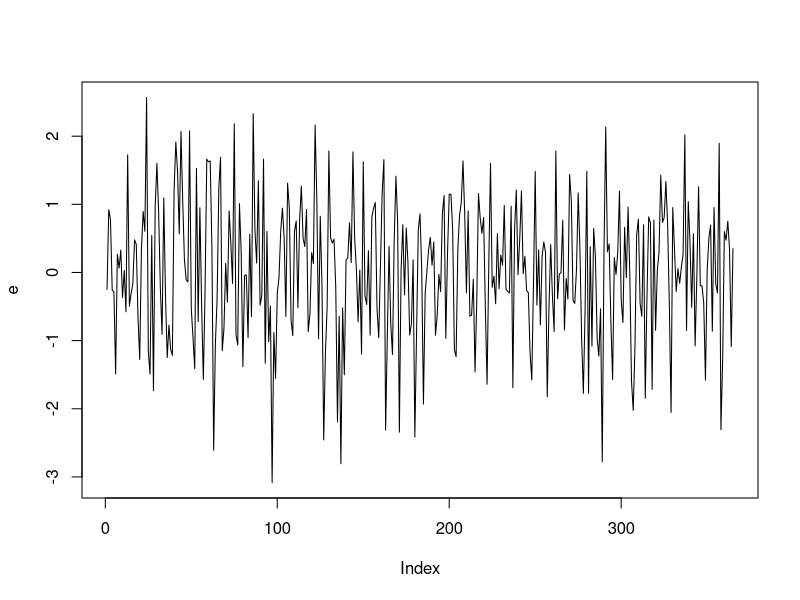
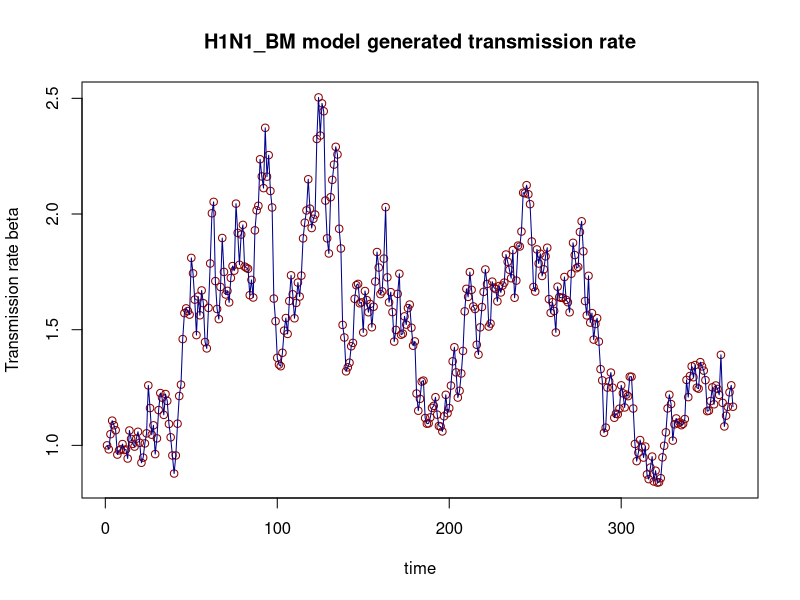
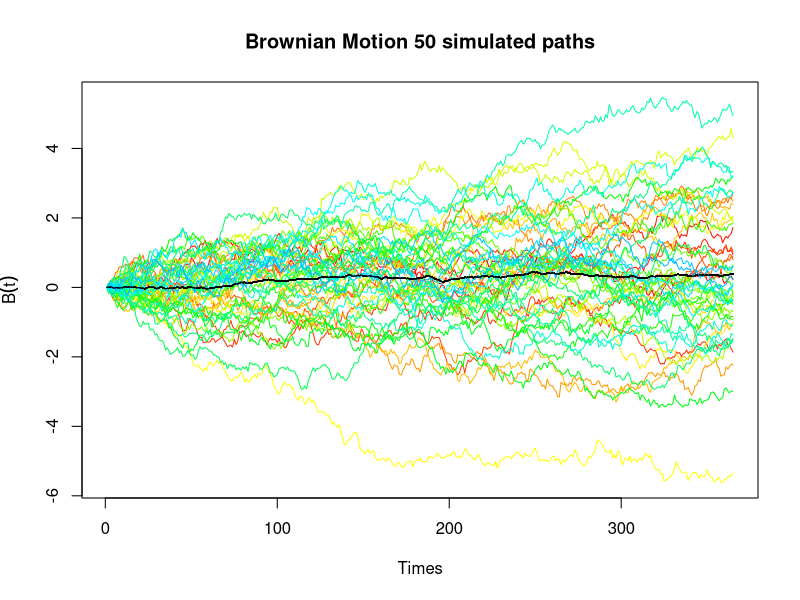
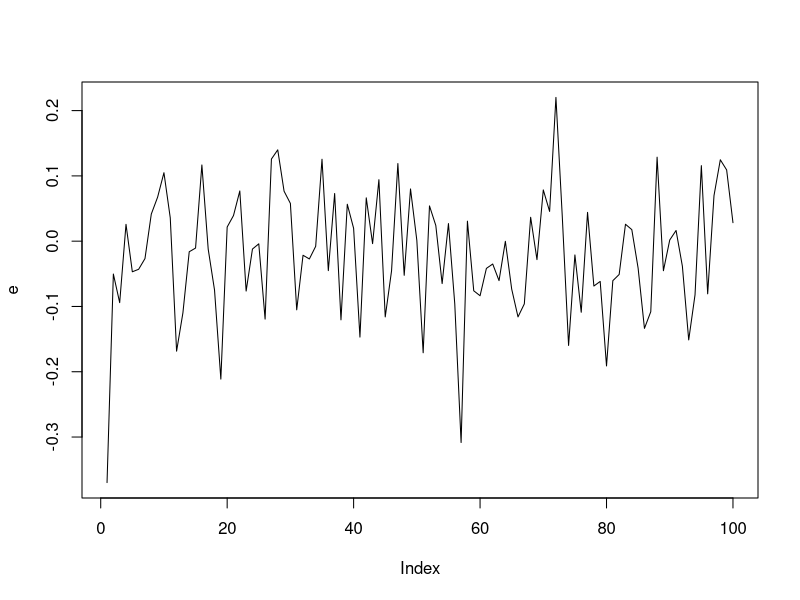
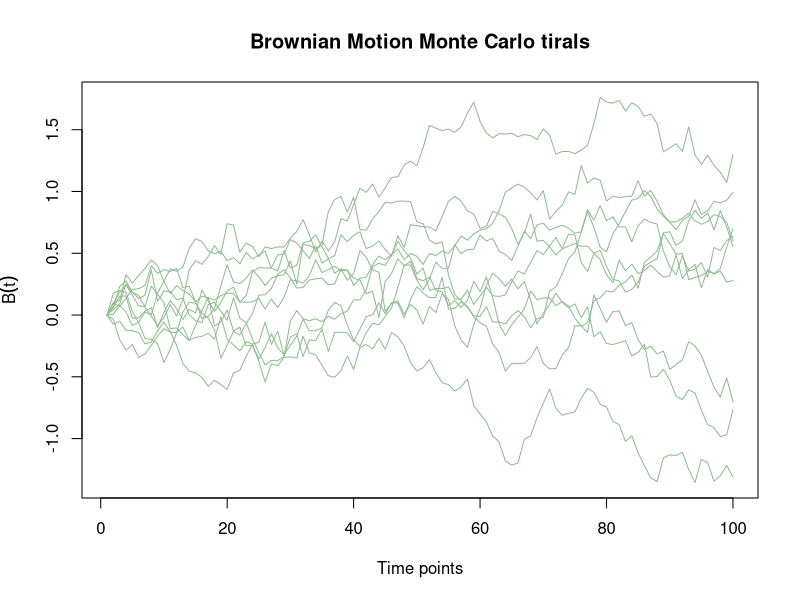
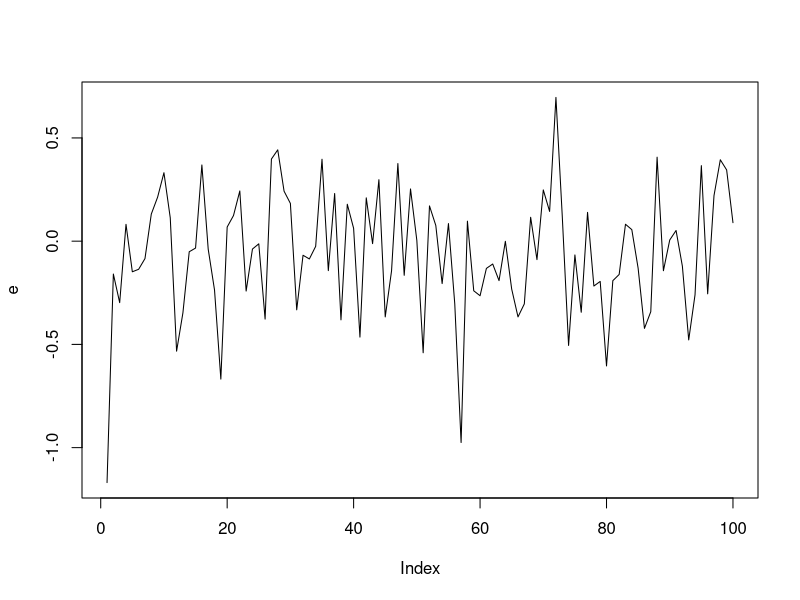
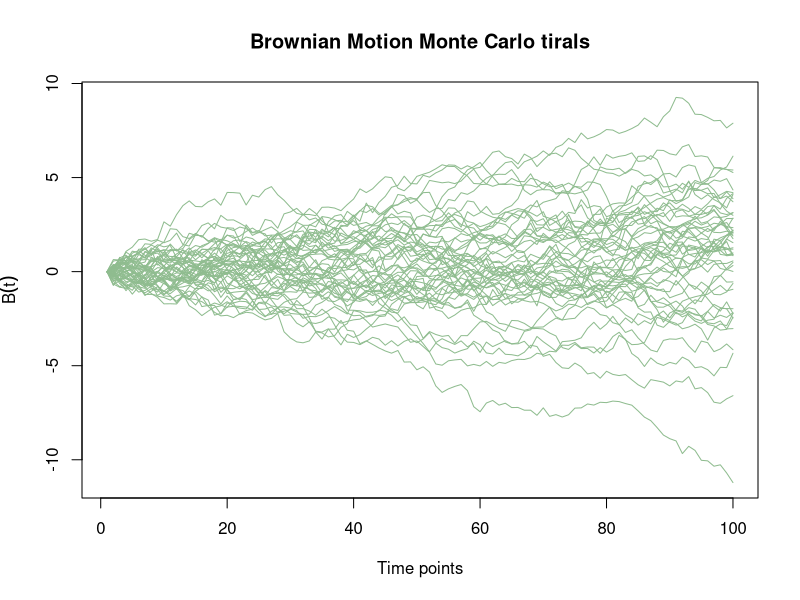
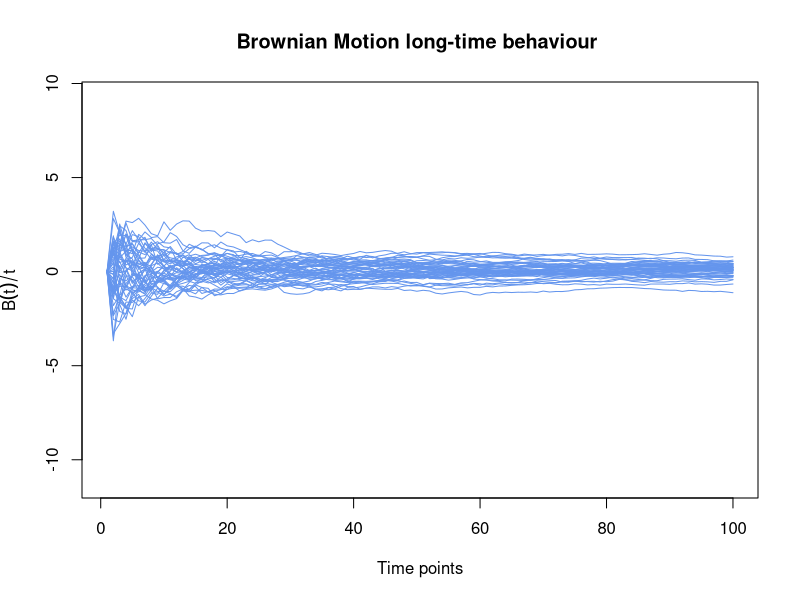

The R script that drew these images, in order: (Note: this script raises an error after producing the figures.)
## ---- chunk 1
#Use log_normal obs dis-method 1
rm(list=ls())
require(deSolve)
set.seed(5204) 
times <- 1:365
sigma=0.07
## first, simulate a set of random deviates
# e <- rnorm(n = length(times) , sd = 1)
e <- rnorm(n = length(times) ,mean=0, sd = 1)
plot(e,type='l')
ornstein_uhlenbeck <- function(n,x0,lens,e){
  dt <- 1
  x<-vector(length=lens)
  for (i in 1:n) {
    if (i==1){x[i]=x0}
    else{
      x[i]  <-  x[i-1] + e[i-1]}
  }
  
  return(x)
}
tims=365
times = 1:tims
x = ornstein_uhlenbeck(tims, x0=0, tims,e)
# write.csv(e,"simulateh1n1x2.csv")
beta<- exp(sigma*x)
# plot(beta,type='l')
plot(beta,type='p',ylab="Transmission rate beta",xlab="time",col="darkred",main="H1N1_BM model generated transmission rate")
lines(beta,col="darkblue")
# write.csv(beta,"simulateh1n1beta2.csv")
## ---- chunk 2
#Use log_normal obs dis-method 2: correct
rm(list=ls())
require(deSolve)
set.seed(5204)
## first, simulate a set of random deviates
tims=365
times = 1:tims
# e <- rnorm(n = length(times) ,mean=0, sd = 1)
# plot(e,type='l')
ornstein_uhlenbeck <- function(n,sigma,x0,lens,e){
  dt <- 1
  x<-vector(length=lens)
  for (i in 1:n) {
    if (i==1){x[i]=x0}
    else{
      x[i]  <-  x[i-1] + sigma*e[i-1]}
  }
  
  return(x)
}
# e = rnorm(n = length(times) , sd = 1)
# x = ornstein_uhlenbeck(tims, sigma=0.07,x0=0, tims,e)
e<-replicate(n=50, ornstein_uhlenbeck(tims, sigma=0.1,x0=0, tims,rnorm(n = length(times) , sd = 1)))
# tim<-replicate(n=50,times)
es = ncol(e)
e_mean = apply(e,1,mean)
for (i in 1:es) {
  if (i == 1){
    plot(e[,1], col=rainbow(1)[1], type = "l",
         ylim = c(min(e), max(e)),
         xlab = 'Times', ylab = expression(B(t)),main="Brownian Motion 50 simulated paths")
  }
  else{
    lines(e[,i], col=rainbow(90)[i])
  }
  lines(e_mean,col='black')
}

# beta<- exp(x)
# 
# plot(beta,type='p',ylab="Transmission rate beta",xlab="time",col="darkred",main="H1N1_BM model generated transmission rate")
# lines(beta,col="darkblue")

## ---- chunk 3
#Use log_normal obs dis-method 2: general case-web check 1
rm(list=ls())
set.seed(531)
## first, simulate a set of random deviates: Time=1, n=lens=100 partitions, delta t=1/100
tims=1
times<-seq(0.01,1,1/100)
e <- rnorm(n = 100 ,mean=0, sd = sqrt(1/100))
plot(e,type='l')
ornstein_uhlenbeck <- function(T,n,x0,lens,e){
  dt <- T/n
  x<-vector(length=lens)
  for (i in 1:n) {
    if (i==1){x[i]=x0}
    else{
      x[i]  <-  x[i-1] + e[i-1]}
  }
  
  return(x)
}

# e = rnorm(n = length(times) , sd = 1)
# x = ornstein_uhlenbeck(tims, sigma=0.07,x0=0, tims,e)
e<-replicate(n=10, ornstein_uhlenbeck(T=1,n=100, x0=0, 100,rnorm(n = 100 , sd = sqrt(1/100))))
tim<-replicate(n=10,times)
es = ncol(e)

for (i in 1:es) {
  if (i == 1){
    plot(e[,1], col="darkseagreen", type = "l",
         ylim = c(min(e), max(e)),
         xlab = 'Time points', ylab = expression(B(t)),main="Brownian Motion Monte Carlo tirals")
  }
  else{
    lines(e[,i], col="darkseagreen")
  }
}
## ---- chunk 4
#Use log_normal obs dis-method 2: general case-web check 2
rm(list=ls())
set.seed(531)
## first, simulate a set of random deviates: Time=10, n=lens=100 partitions, delta t=10/100
tims=10
times<-seq(0.1,10,10/100) 

e <- rnorm(n = 100 ,mean=0, sd = sqrt(10/100))
plot(e,type='l')
ornstein_uhlenbeck <- function(T,n,x0,lens,e){
  dt <- T/n
  x<-vector(length=lens)
  for (i in 1:n) {
    if (i==1){x[i]=x0}
    else{
      x[i]  <-  x[i-1] + e[i-1]}
  }
  
  return(x)
}

# e = rnorm(n = length(times) , sd = 1)
# x = ornstein_uhlenbeck(tims, sigma=0.07,x0=0, tims,e)
e<-replicate(n=50, ornstein_uhlenbeck(T=10,n=100, x0=0, 100,rnorm(n = 100 , sd = sqrt(10/100))))
tim<-replicate(n=50,times)
es = ncol(e)

for (i in 1:es) {
  if (i == 1){
    plot(e[,1], col="darkseagreen", type = "l",
         ylim = c(min(e), max(e)),
         xlab = 'Time points', ylab = expression(B(t)),main="Brownian Motion Monte Carlo tirals")
  }
  else{
    lines(e[,i], col="darkseagreen")
  }
}
for (i in 1:es) {
  if (i == 1){
    plot(e[,1]/tim[,1], col="cornflowerblue", type = "l",
         ylim = c(min(e), max(e)),
         xlab = 'Time points', ylab = expression(B(t)/t),main="Brownian Motion long-time behaviour ")
  }
  else{
    lines(e[,i]/tim[,i], col="cornflowerblue")
  }
}
## ---- chunk 5
#Use log_normal obs dis-method 2: general case-web check 3
rm(list=ls())
set.seed(531)
## first, simulate a set of random deviates: Time=500, n=lens=5000 partitions, delta t=500/5000
tims=500
times<-seq(0.1,500,500/5000)

e <- rnorm(n = 5000 ,mean=0, sd = sqrt(500/5000))
plot(e,type='l')
ornstein_uhlenbeck <- function(T,n,x0,lens,e){
  dt <- T/n
  x<-vector(length=lens)
  for (i in 1:n) {
    if (i==1){x[i]=x0}
    else{
      x[i]  <-  x[i-1] + e[i-1]}
  }
  
  return(x)
}

# e = rnorm(n = length(times) , sd = 1)
# x = ornstein_uhlenbeck(tims, sigma=0.07,x0=0, tims,e)
e<-replicate(n=100, ornstein_uhlenbeck(T=500,n=5000, x0=0, lens=5000,e=rnorm(n = 5000 , sd = sqrt(500/5000))))
tim<-replicate(n=100,times)
es = ncol(e)
e_mean = apply(e,1,mean)
for (i in 1:es) {
  if (i == 1){
    plot(e[,1], col=rainbow(1)[1], type = "l",
         ylim = c(min(e), max(e)),
         xlab = 'Time points', ylab = expression(B(t)),main="Brownian Motion 100 simulated paths")
  }
  else{
    lines(e[,i], col=rainbow(90)[i])
  }
   lines(e_mean,col='black')
}
for (i in 1:es) {
  if (i == 1){
    plot(e[,1]/tim[,1], col="cornflowerblue", type = "l",
         ylim = c(min(e), max(e)),
         xlab = 'Time points', ylab = expression(B(t)/t),main="Brownian Motion long-time behaviour ")
  }
  else{
    lines(e[,i]/tim[,i], col="cornflowerblue")
  }
}
## ---- chunk 6
#Use log_normal obs dis-method 3: cumsum questionable
set.seed(5204)
rm(list=ls())
require(deSolve)
times <- 1:365
sigma <- 0.07
# first, simulate a set of random deviates
e <- rnorm(n = length(times) , sd = 1)
# # now compute their cumulative sum
# e <- c(0, cumsum(e))
e <- cumsum(e)
plot(e,type='l')
beta<- exp(sigma*e)
plot(beta,type='p',ylab="Transmission rate beta",xlab="time",col="darkred",main="H1N1_BM model generated transmission rate")
lines(beta,col="darkblue")
## ---- chunk 7
#Use log_normal obs dis-method 3: general case-web check 1
rm(list=ls())
# set.seed(531)
## first, simulate a set of random deviates: Time=1, n=lens=100 partitions, delta t=1/100
tims=1
times<-seq(0.01,1,1/100)
e <- rnorm(n = 100 ,mean=0, sd = sqrt(1/100))
plot(e,type='l')

e<-replicate(n=10,cumsum(rnorm(n = 100 , sd = sqrt(1/100))))
tim<-replicate(n=10,times)
es = ncol(e)

for (i in 1:es) {
  if (i == 1){
    plot(e[,1], col="darkseagreen", type = "l",
         ylim = c(min(e), max(e)),
         xlab = 'Time points', ylab = expression(B(t)),main="Brownian Motion Monte Carlo tirals")
  }
  else{
    lines(e[,i], col="darkseagreen")
  }
}
## ---- chunk 8
#Use log_normal obs dis-method 3: general case-web check 2
rm(list=ls())
set.seed(531)
## first, simulate a set of random deviates: Time=10, n=lens=100 partitions, delta t=10/100
tims=10
times<-seq(0.1,10,10/100) 

e <- rnorm(n = 100 ,mean=0, sd = sqrt(10/100))
plot(e,type='l')
e<-replicate(n=50,cumsum(rnorm(n = 100 , sd = sqrt(10/100))))
tim<-replicate(n=50,times)
es = ncol(e)

for (i in 1:es) {
  if (i == 1){
    plot(e[,1], col="darkseagreen", type = "l",
         ylim = c(min(e), max(e)),
         xlab = 'Time points', ylab = expression(B(t)),main="Brownian Motion Monte Carlo tirals")
  }
  else{
    lines(e[,i], col="darkseagreen")
  }
}
for (i in 1:es) {
  if (i == 1){
    plot(e[,1]/tim[,1], col="cornflowerblue", type = "l",
         ylim = c(min(e), max(e)),
         xlab = 'Time points', ylab = expression(B(t)/t),main="Brownian Motion long-time behaviour ")
  }
  else{
    lines(e[,i]/tim[,i], col="cornflowerblue")
  }
}
## ---- chunk 9
#Use log_normal obs dis-method 3: general case-web check 3
rm(list=ls())
# set.seed(531)
## first, simulate a set of random deviates: Time=500, n=lens=5000 partitions, delta t=500/5000
tims=500
times<-seq(0.1,500,500/5000)

e <- rnorm(n = 5000 ,mean=0, sd = sqrt(500/5000))
plot(e,type='l')

e<-replicate(n=5000,cumsum(rnorm(n = 5000 , sd = sqrt(500/5000))))
tim<-replicate(n=5000,times)
es = ncol(e)

for (i in 1:es) {
  if (i == 1){
    plot(e[,1], col="darkseagreen", type = "l",
         ylim = c(min(e), max(e)),
         xlab = 'Time points', ylab = expression(B(t)),main="Brownian Motion Monte Carlo tirals")
  }
  else{
    lines(e[,i], col="darkseagreen")
  }
}
for (i in 1:es) {
  if (i == 1){
    plot(e[,1]/tim[,1], col="cornflowerblue", type = "l",
         ylim = c(min(e), max(e)),
         xlab = 'Time points', ylab = expression(B(t)/t),main="Brownian Motion long-time behaviour ")
  }
  else{
    lines(e[,i]/tim[,i], col="cornflowerblue")
  }
}
## ---- chunk 10
#Use log_normal obs dis-using method 2
rm(list=ls())
require(deSolve)
set.seed(5227) #5220 5222 5224 5226
times <- 1:365
N=52196381
## first, simulate a set of random deviates
e <- rnorm(n = length(times) ,mean=0, sd = 1)
plot(e,type='l')
ornstein_uhlenbeck <- function(n,sigma,x0,lens,e){
  dt <- 1
  x<-vector(length=lens)
  for (i in 1:n) {
    if (i==1){x[i]=x0}
    else{
      x[i]  <-  x[i-1] + sigma*e[i-1]}
  }
  
  return(x)
}
tims=365
times = 1:tims
x = ornstein_uhlenbeck(tims, sigma=0.07,x0=0, tims,e)

beta<- exp(x)

# plot(beta,type='p',ylab=TeX(r"(Transmission rate $\beta$)"),xlab="time",col="darkred",main="H1N1_BM model generated transmission rate")
plot(beta,type='p',ylab="Transmission rate beta",xlab="time",col="darkred",main="H1N1_BM model generated transmission rate")
lines(beta,col="darkblue")
write.csv(beta,"h1n1bmdg_beta1.csv")
#Put the function to the top db checking the text of beta
H1N1 <- function(time, current_state, params){
  
  with(as.list(c(current_state, params)),{
    
    # N <- S+E+I+R
    dt <- 1
    dS <- -beta[t]*S*I/N
    dE <- beta[t]*S*I/N - E/k
    dI <- E/k - I/gamma
    dR <- I/gamma
    
    return(list(c(dt, dS, dE, dI, dR)))
  })
}


# params <- c(k=1.59, gamma=1.08)
params <- c(k=2, gamma=5, beta=beta)       ####parameter tunning step
library('truncnorm')
R0 <- rtruncnorm(1, a=0, b=1, mean = 0.15, sd = 0.15)
E0 <-runif(1,-16, -9)
I0 <-runif(1,-16, -9)
#x <-runif(1, -5,2)
S <- N
R <- R0*S
S <- S - R

E <- exp(E0 + log(S))
S <- S - E
I <- exp(I0 + log(S))
S <- S - I


initial_state<- c(t=1, S=S, E=E, I=I, R=R)
#initial_state <- c(t=1,S=52196380, E=1, I=0, R=0)
model1 <- ode(initial_state, times, H1N1, params)

summary(model1)

matplot(model1, type="l", lty=1, main="Generated H1N1_BM Model Trajectories", xlab="Time",ylab = "Counts")
legend <- colnames(model1)[3:6]
legend("right", legend=legend, col=3:6, lty = 1)

Z1 <-model1[,4]/2 #############

tau1 <- 0.1#runif(1,0,1)
Y1 <-vector(length = 365)
for (i in 1:365){
  Y1[i]<- rlnorm(1,log(Z1[i]/5),tau1)
}
plot(Y1,type='p',ylab="Daily incidence Y",xlab="time",col="darkred",main="H1N1_BM model generated observation")
lines(Y1,col="darkblue")
write.csv(Y1,"h1n1bmdg_y1.csv")
write.csv(model1,"h1n1bmdg_model1.csv")

## ---- chunk 11
#Use log_normal obs dis-using method 3
rm(list=ls())
require(deSolve)
set.seed(5227) #5204 5205 5207 5209 5210 5213
times <- 1:365
N=52196381
## first, simulate a set of random deviates
e <- rnorm(n = length(times) , sd = 1)
plot(e,type='l')
x <- cumsum(e)

sigma = 0.07
beta<- exp(sigma*x)

plot(beta,type='p',ylab=TeX(r"(Transmission rate $\beta$)"),xlab="time",col="darkred",main="H1N1_BM model generated transmission rate")
lines(beta,col="darkblue")
write.csv(beta,"h1n1bmdg_beta2.csv")
H1N1 <- function(time, current_state, params){
  
  with(as.list(c(current_state, params)),{
    
    # N <- S+E+I+R
    dt <- 1
    dS <- -beta[t]*S*I/N
    dE <- beta[t]*S*I/N - E/k
    dI <- E/k - I/gamma
    dR <- I/gamma
    
    return(list(c(dt, dS, dE, dI, dR)))
  })
}


# params <- c(k=1.59, gamma=1.08)
params <- c(k=2, gamma=5, beta=beta)       ####parameter tunning step
library('truncnorm')
R0 <- rtruncnorm(1, a=0, b=1, mean = 0.15, sd = 0.15)
E0 <-runif(1,-16, -9)
I0 <-runif(1,-16, -9)
#x <-runif(1, -5,2)
S <- N
R <- R0*S
S <- S - R

E <- exp(E0 + log(S))
S <- S - E
I <- exp(I0 + log(S))
S <- S - I


initial_state<- c(t=1, S=S, E=E, I=I, R=R)
#initial_state <- c(t=1,S=52196380, E=1, I=0, R=0)
model1 <- ode(initial_state, times, H1N1, params)

summary(model1)

matplot(model1, type="l", lty=1, main="Generated H1N1_BM Model Trajectories", xlab="Time",ylab = "Counts")
legend <- colnames(model1)[3:6]
legend("right", legend=legend, col=3:6, lty = 1)

Z1 <-model1[,4]/2

tau1 <- 0.1#runif(1,0,1)
Y1 <-vector(length = 365)
for (i in 1:365){
  #Y1[i]<- rlnorm(1,log(Z1[i,]/5),tau1)
  Y1[i]<- rlnorm(1,log(Z1[i]/5),tau1)
}
plot(Y1,type='p',ylab="Daily incidence Y",xlab="time",col="darkred",main="H1N1_BM model generated observation")
lines(Y1,col="darkblue")
write.csv(Y1,"h1n1bmdg_y2.csv")
write.csv(model1,"h1n1bmdg_model2.csv")

## ---- chunk 12
#Use Poisson obs dis
rm(list=ls())
require(deSolve)
set.seed(5227) #5204 5205 5207 5209 5210 5213
times <- 1:365
N=52196381
## first, simulate a set of random deviates
e <- rnorm(n = length(times) ,mean=0, sd = 1)
plot(e,type='l')
ornstein_uhlenbeck <- function(n,sigma,x0,lens,e){
  dt <- 1
  x<-vector(length=lens)
  for (i in 1:n) {
    if (i==1){x[i]=x0}
    else{
      x[i]  <-  x[i-1] + sigma*e[i-1]}
  }
  
  return(x)
}
tims=365
times = 1:tims
x = ornstein_uhlenbeck(tims, sigma=0.07,x0=0, tims,e)

beta<- exp(x)

plot(beta,type='p',ylab=TeX(r"(Transmission rate $\beta$)"),xlab="time",col="darkred",main="H1N1_BM model generated transmission rate")
lines(beta,col="darkblue")
write.csv(beta,"h1n1bmdg_beta3.csv")
H1N1 <- function(time, current_state, params){
  
  with(as.list(c(current_state, params)),{
    
    N <- S+E+I+R
    dt <- 1
    dS <- -beta[t]*S*I/N
    dE <- beta[t]*S*I/N - E/k
    dI <- E/k - I/gamma
    dR <- I/gamma
    
    return(list(c(dt, dS, dE, dI, dR)))
  })
}


# params <- c(k=1.59, gamma=1.08)
params <- c(k=2, gamma=5,beta=beta)       ####parameter tunning step
library('truncnorm')
R0 <- rtruncnorm(1, a=0, b=1, mean = 0.15, sd = 0.15)
E0 <-runif(1,-16, -9)
I0 <-runif(1,-16, -9)
#x <-runif(1, -5,2)
S <- N
R <- R0*S
S <- S - R

E <- exp(E0 + log(S))
S <- S - E
I <- exp(I0 + log(S))
S <- S - I


initial_state<- c(t=1, S=S, E=E, I=I, R=R)
#initial_state <- c(t=1,S=52196380, E=1, I=0, R=0)
model1 <- ode(initial_state, times, H1N1, params)

summary(model1)

matplot(model1, type="l", lty=1, main="Generated H1N1_BM Model Trajectories", xlab="Time",ylab = "Counts")
legend <- colnames(model1)[3:6]
legend("right", legend=legend, col=3:6, lty = 1)

Z1 <-model1[,4]/2

Y1 <-vector(length = 365)
for (i in 1:365){
  Y1[i]<- rpois(1,Z1[i]/5)
}
plot(Y1,type='p',ylab="Daily incidence Y",xlab="time",col="darkred",main="H1N1_BM model generated observation")
lines(Y1,col="darkblue")
write.csv(Y1,"h1n1bmdg_y3.csv")
write.csv(model1,"h1n1bmdg_model3.csv")
## ---- chunk 13
#Use Poisson obs dis-using method 3
rm(list=ls())
require(deSolve)
set.seed(5216) #5204 5205 5207 5209 5210 5213
times <- 1:365
N=52196381
## first, simulate a set of random deviates
e <- rnorm(n = length(times) , sd = 1)
plot(e,type='l')
x <- cumsum(e)

sigma = 0.07
beta<- exp(sigma*x)

plot(beta,type='p',ylab=TeX(r"(Transmission rate $\beta$)"),xlab="time",col="darkred",main="H1N1_BM model generated transmission rate")
lines(beta,col="darkblue")
write.csv(beta,"h1n1bmdg_beta4.csv")
H1N1 <- function(time, current_state, params){
  
  with(as.list(c(current_state, params)),{
    
    # N <- S+E+I+R
    dt <- 1
    dS <- -beta[t]*S*I/N
    dE <- beta[t]*S*I/N - E/k
    dI <- E/k - I/gamma
    dR <- I/gamma
    
    return(list(c(dt, dS, dE, dI, dR)))
  })
}


# params <- c(k=1.59, gamma=1.08)
params <- c(k=2, gamma=5, beta=beta)       ####parameter tunning step
library('truncnorm')
R0 <- rtruncnorm(1, a=0, b=1, mean = 0.15, sd = 0.15)
E0 <-runif(1,-16, -9)
I0 <-runif(1,-16, -9)
#x <-runif(1, -5,2)
S <- N
R <- R0*S
S <- S - R

E <- exp(E0 + log(S))
S <- S - E
I <- exp(I0 + log(S))
S <- S - I


initial_state<- c(t=1, S=S, E=E, I=I, R=R)
#initial_state <- c(t=1,S=52196380, E=1, I=0, R=0)
model1 <- ode(initial_state, times, H1N1, params)

summary(model1)

matplot(model1, type="l", lty=1, main="Generated H1N1_BM Model Trajectories", xlab="Time",ylab = "Counts")
legend <- colnames(model1)[3:6]
legend("right", legend=legend, col=3:6, lty = 1)

Z1 <-model1[,4]/2

Y1 <-vector(length = 365)
for (i in 1:365){
  #Y1[i]<- rlnorm(1,log(Z1[i,]/5),tau1)
  Y1[i]<- rpois(1,Z1[i]/5)
}
plot(Y1,type='p',ylab="Daily incidence Y",xlab="time",col="darkred",main="H1N1_BM model generated observation")
lines(Y1,col="darkblue")
write.csv(Y1,"h1n1bmdg_y4.csv")
write.csv(model1,"h1n1bmdg_model4.csv")

## ---- chunk 14
#Use log_normal obs dis-using method 2
rm(list=ls())
require(deSolve)
set.seed(5216) #5204 5205 5207 5209 5210 5213
times <- 1:365
N=52196381
## first, simulate a set of random deviates
e <- rnorm(n = length(times) ,mean=0, sd = 1)
plot(e,type='l')
ornstein_uhlenbeck <- function(n,sigma,x0,lens,e){
  dt <- 1
  x<-vector(length=lens)
  for (i in 1:n) {
    if (i==1){x[i]=x0}
    else{
      x[i]  <-  x[i-1] + sigma*e[i-1]}
  }
  
  return(x)
}
tims=365
times = 1:tims
e = rnorm(n = length(times) , sd = 1)
x = ornstein_uhlenbeck(tims, sigma=0.07,x0=0, tims,e)

beta<- exp(x)

plot(beta,type='p',ylab=TeX(r"(Transmission rate $\beta$)"),xlab="time",col="darkred",main="H1N1_BM model generated transmission rate")
lines(beta,col="darkblue")
write.csv(beta,"h1n1bmdg_beta5.csv")
H1N1 <- function(time, current_state, params){
  
  with(as.list(c(current_state, params)),{
    
    # N <- S+E+I+R
    dt <- 1
    dS <- -beta[t]*S*I/N
    dE <- beta[t]*S*I/N - E/k
    dI <- E/k - I/gamma
    dR <- I/gamma
    
    return(list(c(dt, dS, dE, dI, dR)))
  })
}


# params <- c(k=1.59, gamma=1.08)
params <- c(k=1.59, gamma=1.08, beta=beta)       ####parameter tunning step
library('truncnorm')
R0 <- rtruncnorm(1, a=0, b=1, mean = 0.15, sd = 0.15)
E0 <-runif(1,-16, -9)
I0 <-runif(1,-16, -9)
#x <-runif(1, -5,2)
S <- N
R <- R0*S
S <- S - R

E <- exp(E0 + log(S))
S <- S - E
I <- exp(I0 + log(S))
S <- S - I


initial_state<- c(t=1, S=S, E=E, I=I, R=R)
#initial_state <- c(t=1,S=52196380, E=1, I=0, R=0)
model1 <- ode(initial_state, times, H1N1, params)

summary(model1)

matplot(model1, type="l", lty=1, main="Generated H1N1_BM Model Trajectories", xlab="Time",ylab = "Counts")
legend <- colnames(model1)[3:6]
legend("right", legend=legend, col=3:6, lty = 1)

Z1 <-model1[,4]/1.59 #############

tau1 <- 0.1#runif(1,0,1)
Y1 <-vector(length = 365)
for (i in 1:365){
  Y1[i]<- rlnorm(1,log(Z1[i]/5),tau1)
}
plot(Y1,type='p',ylab="Daily incidence Y",xlab="time",col="darkred",main="H1N1_BM model generated observation")
lines(Y1,col="darkblue")
write.csv(Y1,"h1n1bmdg_y5.csv")
write.csv(model1,"h1n1bmdg_model5.csv")

## ---- chunk 15
#Use Binomial obs dis
rm(list=ls())
require(deSolve)
set.seed(5227) #5204 5205 5207 5209 5210 5213
times <- 1:365
N=52196381
## first, simulate a set of random deviates
# e <- rnorm(n = length(times) , sd = 1)
e <- rnorm(n = length(times) ,mean=0, sd = 1)
plot(e,type='l')
ornstein_uhlenbeck <- function(n,sigma,x0,lens,e){
  dt <- 1
  x<-vector(length=lens)
  for (i in 1:n) {
    if (i==1){x[i]=x0}
    else{
      x[i]  <-  x[i-1] + sigma*e[i-1]}
  }
  
  return(x)
}
tims=365
times = 1:tims
x = ornstein_uhlenbeck(tims, sigma=0.07,x0=0, tims,e)

beta<- exp(x)

plot(beta,type='p',ylab=TeX(r"(Transmission rate $\beta$)"),xlab="time",col="darkred",main="H1N1_BM model generated transmission rate")
lines(beta,col="darkblue")

H1N1 <- function(time, current_state, params){
  
  with(as.list(c(current_state, params)),{
    
    N <- S+E+I+R
    dt <- 1
    dS <- -beta[t]*S*I/N
    dE <- beta[t]*S*I/N - E/k
    dI <- E/k - I/gamma
    dR <- I/gamma
    
    return(list(c(dt, dS, dE, dI, dR)))
  })
}


# params <- c(k=1.59, gamma=1.08)
params <- c(k=2, gamma=5)       ####parameter tunning step
library('truncnorm')
R0 <- rtruncnorm(1, a=0, b=1, mean = 0.15, sd = 0.15)
E0 <-runif(1,-16, -9)
I0 <-runif(1,-16, -9)
#x <-runif(1, -5,2)
S <- N
R <- R0*S
S <- S - R

E <- exp(E0 + log(S))
S <- S - E
I <- exp(I0 + log(S))
S <- S - I


initial_state<- c(t=1, S=S, E=E, I=I, R=R)
#initial_state <- c(t=1,S=52196380, E=1, I=0, R=0)
model1 <- ode(initial_state, times, H1N1, params)

summary(model1)

matplot(model1, type="l", lty=1, main="Generated H1N1_BM Model Trajectories", xlab="Time",ylab = "Counts")
legend <- colnames(model1)[3:6]
legend("right", legend=legend, col=3:6, lty = 1)

Z1 <-floor(model1[,4]/2)

Y1 <-vector(length = 365)
for (i in 1:365){
  #Y1[i]<- rlnorm(1,log(Z1[i,]/5),tau1)
  Y1[i]<- rbinom(1,Z1[i],1/5)
}
plot(Y1,type='p',ylab="Daily incidence Y",xlab="time",col="darkred",main="H1N1_BM model generated observation")
lines(Y1,col="darkblue")
